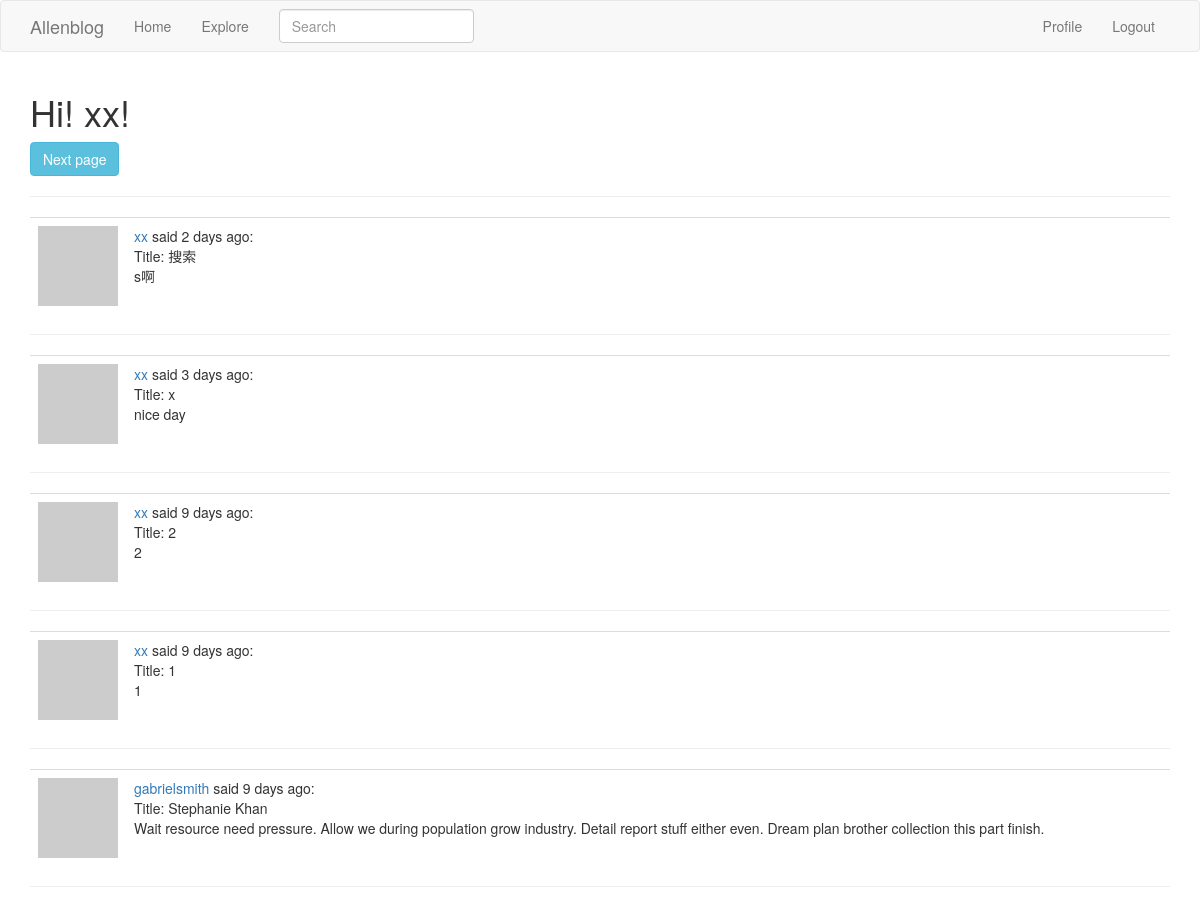
Page /explore (signed in) on the committed database.
### app/models.py (models this page shows, shortened)
class User(db.Model, UserMixin):
    __tablename__ = 'user'
    id = db.Column(db.Integer, primary_key=True)
    username = db.Column(db.String(64), index=True, unique=True)
    email = db.Column(db.String(120), index=True, unique=True)
    password_hash = db.Column(db.String(128))
    posts = db.relationship('Post', backref='author', lazy='dynamic')
    about_me = db.Column(db.String(140))
    last_seen = db.Column(db.DateTime, default=datetime.utcnow)
    followed = db.relationship(
        'User', secondary=followers,
        primaryjoin=(followers.c.follower_id == id),
        secondaryjoin=(followers.c.followed_id == id),
        backref=db.backref('followers', lazy='dynamic'),
        lazy='dynamic'
    )
    messages_sent = db.relationship('Message', foreign_keys='Message.sender_id', backref='author', lazy='dynamic')
    messages_received = db.relationship('Message', foreign_keys='Message.recipient_id', backref='recipient', lazy='dynamic')
    last_message_read_time = db.column(db.DateTime)
    def avatar(self, size):
        digest = md5(self.email.lower().encode('utf-8')).hexdigest()
        return 'https://www.gravatar.com/avatar/{}?d=identicon&s={}'.format(digest, size)

class SearchableMixin(object):
    @classmethod
    def before_commit(cls, session):
        session._changes = {
            'add': list(session.new),
            'update': list(session.dirty),
            'delete': list(session.deleted)
        }
    @classmethod
    def after_commit(cls, session):
        for obj in session._changes['add']:
            if isinstance(obj, SearchableMixin):
                add_to_index(obj.__tablename__, obj)
        for obj in session._changes['update']:
            if isinstance(obj, SearchableMixin):
                add_to_index(obj.__tablename__, obj)
        for obj in session._changes['delete']:
            if isinstance(obj, SearchableMixin):
                remove_from_index(obj.__tablename__, obj)
        session._changes = None

class Post(SearchableMixin ,db.Model):
    __tablename__ = 'post'
    __searchable__ = ['body']
    id = db.Column(db.Integer, primary_key=True)
    title = db.Column(db.String(32), index=True)
    body = db.Column(db.String(140))
    timestamp = db.Column(db.DateTime, index=True, default=datetime.utcnow)
    user_id = db.Column(db.Integer, db.ForeignKey('user.id'))

### app/main/views.py (the view)
@main.route('/explore')
@login_required
def explore():
    page = request.args.get('page', 1, type=int)
    posts = Post.query.order_by(Post.timestamp.desc()).paginate(page, current_app.config['POSTS_PER_PAGE'], False)
    next_url = url_for('main.explore', page=posts.next_num) if posts.has_next else None
    prev_url = url_for('main.explore', page=posts.prev_num) if posts.has_prev else None
    return render_template('explore.html', title='Explore', posts=posts.items, next_url=next_url, prev_url=prev_url)

### app/main/forms.py
class SearchForm(FlaskForm):
    q = StringField('Search', validators=[DataRequired()])
    def __init__(self, *args, **kwargs):
        if 'formdata' not in kwargs:
            kwargs['formdata'] = request.args
        if 'csrf_enabled' not in kwargs:
            kwargs['csrf_enabled'] = False
        super(SearchForm, self).__init__(*args, **kwargs)

### app/main/views.py (called while the page is built)
@main.before_request
def before_request():
    if current_user.is_authenticated:
        current_user.last_seen = datetime.utcnow()
        db.session.commit()
        g.search_form = SearchForm()

### app/models.py (called while the page is built)
@login_manager.user_loader
def load_user(id):
    return User.query.get(int(id))

### app/templates/explore.html
{% extends "base.html" %}
{% block app_content %}
    <h1>Hi! {{ current_user.username }}!</h1>
    {% include('_pagination.html') %}
    {% for post in posts %}
        {% include('_post.html') %}
        <hr>
    {% endfor %}
{% endblock %}

### app/templates/_post.html
    <table class="table table-hover">
        <tr>
            <td width="70px">
                <span class="user_popup">
                    <a href="{{ url_for('main.user_profile', username=post.author.username) }}">
                        <img src="{{ post.author.avatar(70) }}" />
                    </a>
                 </span>
            </td>
            <td>
                <span class="user_popup">
                    <a href="{{ url_for('main.user_profile', username=post.author.username) }}">
                        {{ post.author.username }}
                    </a>
                </span>
                said {{ moment(post.timestamp).fromNow() }}:
                <br>
                Title: {{ post.title }}
                <br>
                {{ post.body }}
            </td>
        </tr>
    </table>

### rows in the picture
User: username "xx"
Post: author.username "xx", timestamp "2 days ago", title "搜索", body "s啊"
Post: author.username "xx", timestamp "3 days ago", title "x", body "nice day"
Post: author.username "xx", timestamp "9 days ago", title "2", body "2"
Post: author.username "xx", timestamp "9 days ago", title "1", body "1"
Post: author.username "gabrielsmith", timestamp "9 days ago", title "Stephanie Khan", body "Wait resource need pressure. Allow we during population grow industry. Detail report stuff either even. Dream plan brother collection this part finish."
